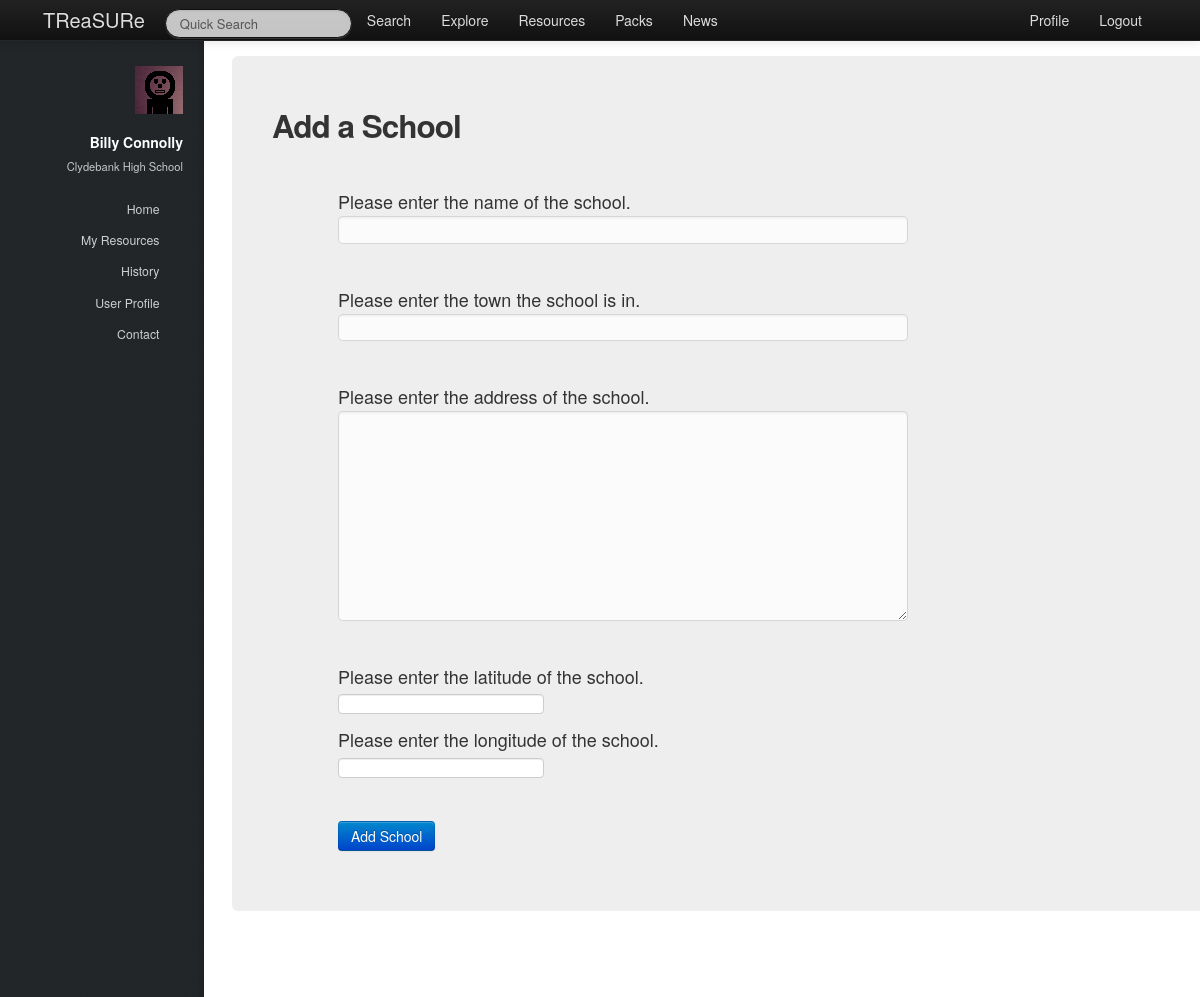
The page /treasure/add_school/ (signed in) on the database its author committed.
### treasure/models.py (models this page shows, shortened)
class Teacher(models.Model):
    user = models.OneToOneField(User)
    firstname = models.CharField(max_length=128)
    surname = models.CharField(max_length=128)
    school = models.ForeignKey(School, null=True)
    hubs = models.ManyToManyField(Hub, null=True)

class School(models.Model):
    name = models.CharField(max_length=128)
    town = models.CharField(max_length=128)
    address = models.TextField()
    latitude = models.FloatField()
    longitude = models.FloatField()
    def __unicode__(self):
        return self.name

### treasure/views.py (the view)
@login_required
def add_school(request):
    context = RequestContext(request)
    if request.method == 'POST':
        form = SchoolForm(request.POST)
        if form.is_valid():
            school = form.save(commit=True)
            return school_view(request, school.id)
        else:
            print form.errors
    else:
        form = SchoolForm()
    context_dict = sidebar(request)
    context_dict['form'] = form
    return render_to_response('treasure/add_school.html', context_dict, context)

### treasure/forms.py
class SchoolForm(forms.ModelForm):
    name = forms.CharField(max_length=128, help_text="Please enter the name of the school.")
    town = forms.CharField(max_length=128, help_text="Please enter the town the school is in.")
    address = forms.CharField( widget = forms.Textarea, help_text="Please enter the address of the school.")
    latitude = forms.FloatField(help_text="Please enter the latitude of the school.")
    longitude = forms.FloatField(help_text="Please enter the longitude of the school.")
    class Meta:
        model = School
        fields = ('name', 'town', 'address', 'latitude', 'longitude')
        exclude = []

### treasure/views.py (called while the page is built)
def sidebar(request):
    context_dict = {}
    try:
        userid = request.user.id
        teacher = Teacher.objects.get(user = userid)
        context_dict['user_firstname'] = teacher.firstname
        context_dict['user_surname'] = teacher.surname
        context_dict['user_school'] = teacher.school
    except Teacher.DoesNotExist:
        context_dict['user_firstname'] = ""
        context_dict['user_surname'] = ""
        context_dict['school'] = ""
    return context_dict

### templates/treasure/add_school.html (shortened to what this page needs)
{% extends 'treasure/base.html' %}
{% load static %}
{% block body_block %}
<div class="hero-unit">
    <h2>Add a School</h2>
    <br/>
    <div class="container">
        <form class="span6" id="upload_form" method="post" action="/treasure/add_school/">
            {% for field in form.visible_fields %}
                {{ field.help_text }}<br/>
                {{ field }}<br/>
            {% endfor %}
            <br/>
            <button class="btn btn-primary" type="submit" name="submit">Add School</button>
        </form>
    </div>
</div>
{% endblock %}

### templates/treasure/base.html (shortened to what this page needs)
<!DOCTYPE html>
{% load static %}
<html>
    <head>
		<link rel="stylesheet" href="http://cdn.datatables.net/1.10.2/css/jquery.dataTables.min.css"></style>
        <link href="{% static 'css/bootstrap-fluid-adj.css' %}" rel="stylesheet">
        <link href="{% static 'sidebar/css/main.css' %}" rel="stylesheet">
        <link href="{% static 'css/bootstrap.min.css' %}" rel="stylesheet" media="screen">
        <link rel="stylesheet" href="http://getbootstrap.com/examples/sticky-footer-navbar/sticky-footer-navbar.css">
        <link href="{% static 'css/bootstrap-responsive.css' %}" rel="stylesheet">
        <link href="{% static 'css/treasure.css' %}" rel="stylesheet">
    </head>
    <body>
        <div class="navbar navbar-inverse navbar-fixed-top">
           <div class="navbar-inner">
               <div class="container">
                   <a class="brand" href="/treasure/">TReaSURe</a>
                   <div class="nav-collapse collapse">
                       <ul class="nav pull-right">
                            {% if user.is_authenticated %}
                                <li><a href="/treasure/profile">Profile</a></li>
                            	<li><a href="/treasure/logout">Logout</a></li>
                            {% else %}
                            	<li><a href="/treasure/login">Login</a></li>
                            	<li><a href="/treasure/register">Register</a></li>
                            {% endif %}
                       </ul>
                       <ul class="nav">
                       {% if user.is_authenticated %}
                           <form class="navbar-search pull-left" action="">
						 		<input class="search-query span2" placeholder="Quick Search" type="text">
						   </form>
                           <li><a href="/treasure/search">Search</a></li>
                           <li><a href="/treasure/explore">Explore</a></li>
                           <li><a href="/treasure/resources">Resources</a></li>
                           <li><a href="/treasure/packs">Packs</a></li>
                       {% endif %}
                           <li><a href="/treasure/about">News</a></li>
                       </ul>
                   </div>
               </div>
           </div>
        </div>
        <div>
				<div id="header">
					<div class="top">
                       {% if user.is_authenticated %}
							<div id="logo">
								<span class="image avatar48"><img src="{% static 'images/avatar.jpg' %}" alt="user avatar" /></span>
								<h1 id="title">{{ user_firstname }} {{ user_surname }}</h1>
								<p>{{ user_school }}</p>
							</div>
	                   {% endif %}
                        <nav id="nav">
							<ul>
								{% if user.is_authenticated %}
									<li><a href="/treasure/" id="home-link" class="skel-layers-ignoreHref"><span>Home</span></a></li>
									<li><a href="/treasure/resources" class="skel-layers-ignoreHref"><span>My Resources</span></a></li>
									<li><a href="/treasure/about" class="skel-layers-ignoreHref"><span>History</span></a></li>
									<li><a href="/treasure/profile" class="skel-layers-ignoreHref"><span>User Profile</span></a></li>
									<li><a href="#contact" class="skel-layers-ignoreHref"><span>Contact</span></a></li>
								{% else %}
									<li><a href="/treasure/login"><span>Login</span></a></li>
									<li><a href="/treasure/register" class="skel-layers-ignoreHref"><span>Register</span></a></li>
								{% endif %}
							</ul>
						</nav>
					</div>
				</div>
			<div id="main">
				<section id="MainPage">
                    <div class="container">
                        {% block body_block%}{% endblock%}
                    </div>
                </section>
            </div>
        </div>
    </body>
</html>

### static/css/treasure.css (style rules this page uses)
a { text-decoration:underline; }
.brand { text-decoration:none; }
form input[type="text"], form input[type="email"], form input[type="password"], form select, form textarea { height: auto !important; }
.hero-unit { padding: 40px; }
.navbar-inverse .brand,.navbar-inverse .nav>li>a { color:#ddd; }
.navbar-inverse .brand { color:#ddd; }
#nav ul li a { color: rgba(207, 207, 207, 1); }
#logo p { color: rgba(198, 198, 198, 1); }

### rows shown on the page
Teacher: firstname "Billy", surname "Connolly"
School: name "Clydebank High School"

### other values the page prints
{{ field.help_text }} "Please enter the name of the school." "Please enter the town the school is in." "Please enter the address of the school." "Please enter the latitude of the school." "Please enter the longitude of the school."
